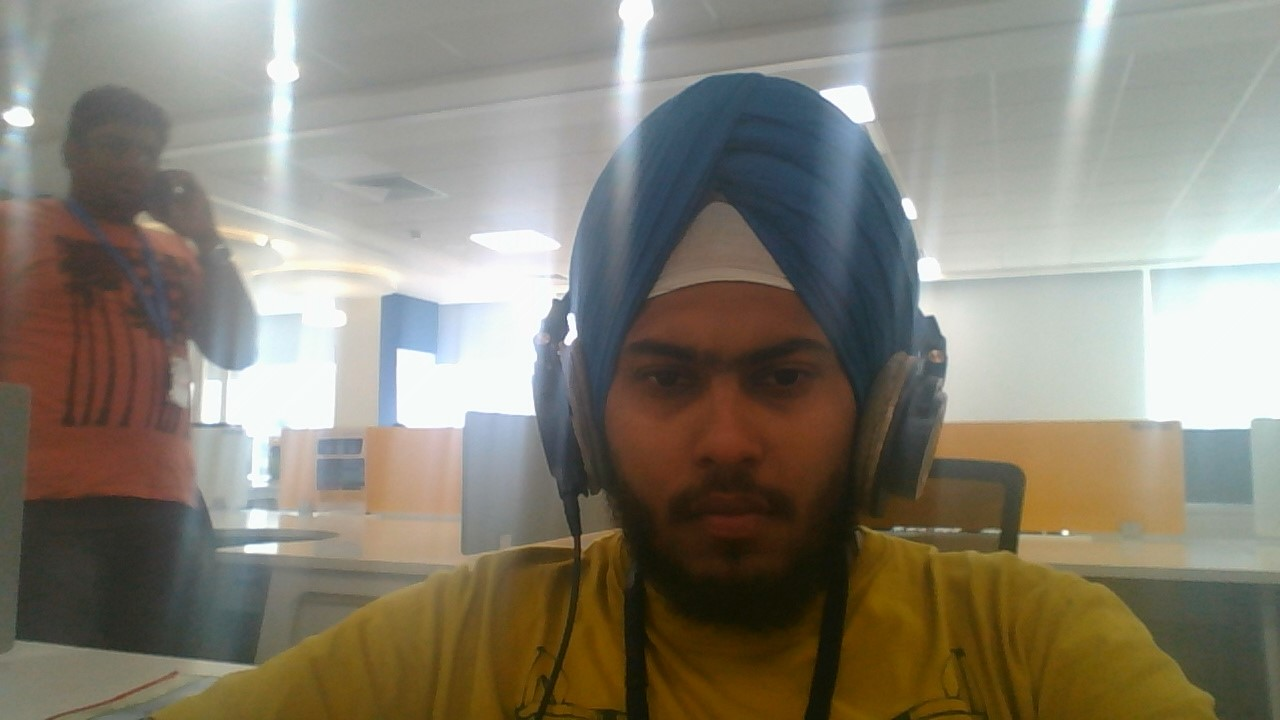
#> input picture opencv-python-foreground-extraction-tutorial2.JPG, 1280 x 720 px, found by its file name
$ python GrabCut.py
#> lines starting #> are read from the running program, lines starting #| are printed output that depends on the picture
import numpy as np
import cv2
from matplotlib import pyplot as plt

img = cv2.imread('opencv-python-foreground-extraction-tutorial2.jpg')
#> img is the input picture: shape (720, 1280, 3); mean B, G, R 115.2, 128.7, 134.1
mask = np.zeros(img.shape[:2],np.uint8)

bgdModel = np.zeros((1,65),np.float64)
fgdModel = np.zeros((1,65),np.float64)

rect = (550,70,350,550)
# [4 lines of commented-out code are left out]

cv2.grabCut(img,mask,rect,bgdModel,fgdModel,1,cv2.GC_INIT_WITH_RECT)
mask2 = np.where((mask==2)|(mask==0),0,1).astype('uint8')
img = img*mask2[:,:,np.newaxis]
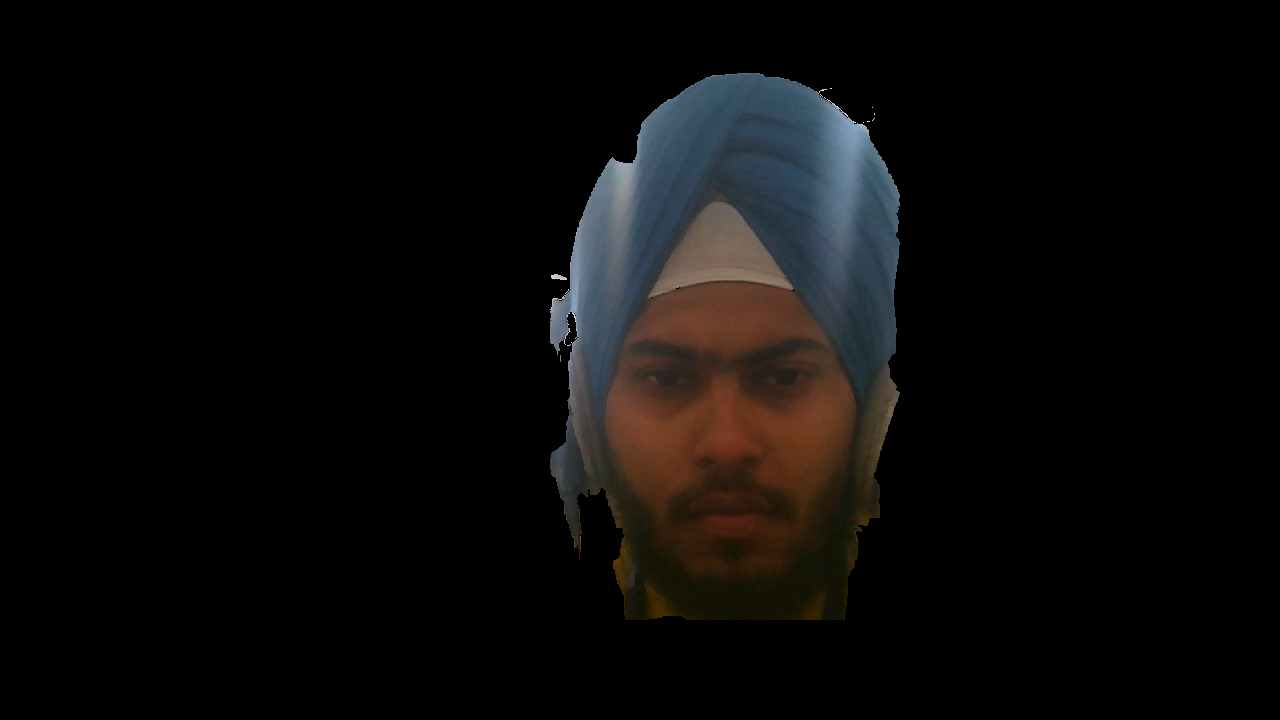
#> img: shape (720, 1280, 3); mean B, G, R 9.7, 10.3, 11.3
blur = cv2.GaussianBlur(img,(13,13),0)

plt.imshow(blur)
plt.colorbar()
plt.show()
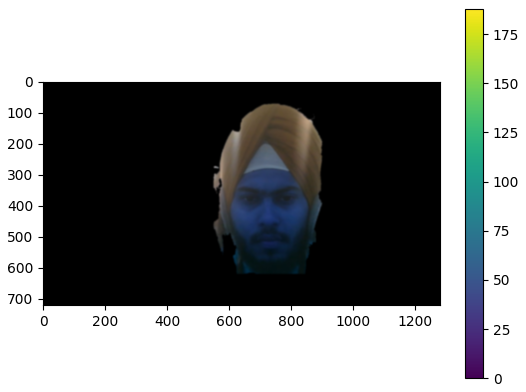
#> figure drawn by matplotlib, 2 panels; B, G, R data is drawn as R, G, B
